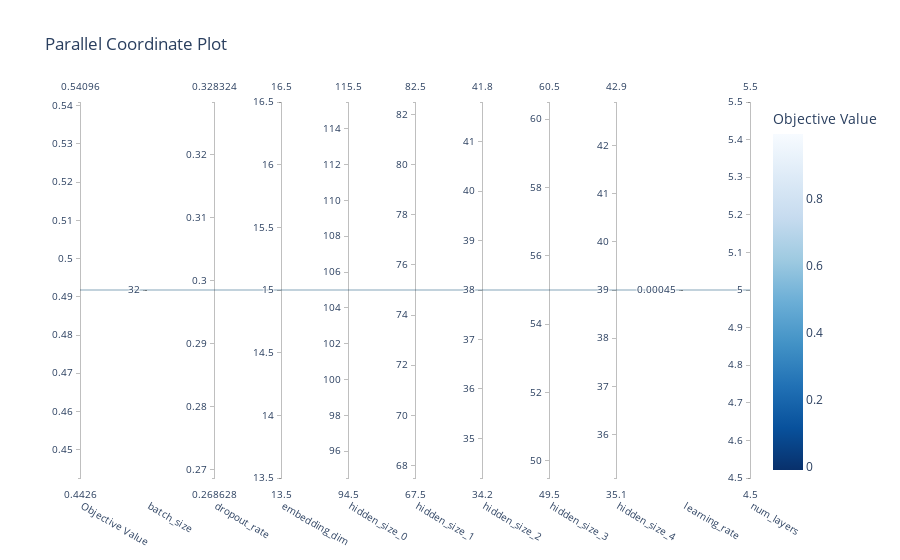

The cell this chart's notebook holds for it:
### Code cell
# Parallel Coordinate
plot_parallel_coordinate(study).show()

### Figure 1 — Plotly figure (JSON) as saved in the notebook; plotly's stock layout.template omitted (floating-point values rounded to 4 significant figures)
{"data": [{"dimensions": [{"label": "Objective Value", "range": [0.4918, 0.4918], "values": [0.4918]}, {"label": "batch_size", "range": [0, 0], "ticktext": ["32"], "tickvals": [0], "values": [0]}, {"label": "dropout_rate", "range": [0.2985, 0.2985], "values": [0.2985]}, {"label": "embedding_dim", "range": [15, 15], "values": [15]}, {"label": "hidden_size_0", "range": [105, 105], "values": [105]}, {"label": "hidden_size_1", "range": [75, 75], "values": [75]}, {"label": "hidden_size_2", "range": [38, 38], "values": [38]}, {"label": "hidden_size_3", "range": [55, 55], "values": [55]}, {"label": "hidden_size_4", "range": [39, 39], "values": [39]}, {"label": "learning_rate", "range": [-3.347, -3.347], "ticktext": ["0.00045"], "tickvals": [-3.347], "values": [-3.347]}, {"label": "num_layers", "range": [5, 5], "values": [5]}], "labelangle": 30, "labelside": "bottom", "line": {"color": [0.4918], "colorbar": {"title": {"text": "Objective Value"}}, "colorscale": [[0, "rgb(247,251,255)"], [0.125, "rgb(222,235,247)"], [0.25, "rgb(198,219,239)"], [0.375, "rgb(158,202,225)"], [0.5, "rgb(107,174,214)"], [0.625, "rgb(66,146,198)"], [0.75, "rgb(33,113,181)"], [0.875, "rgb(8,81,156)"], [1, "rgb(8,48,107)"]], "reversescale": true, "showscale": true}, "type": "parcoords"}], "layout": {"title": {"text": "Parallel Coordinate Plot"}}}
